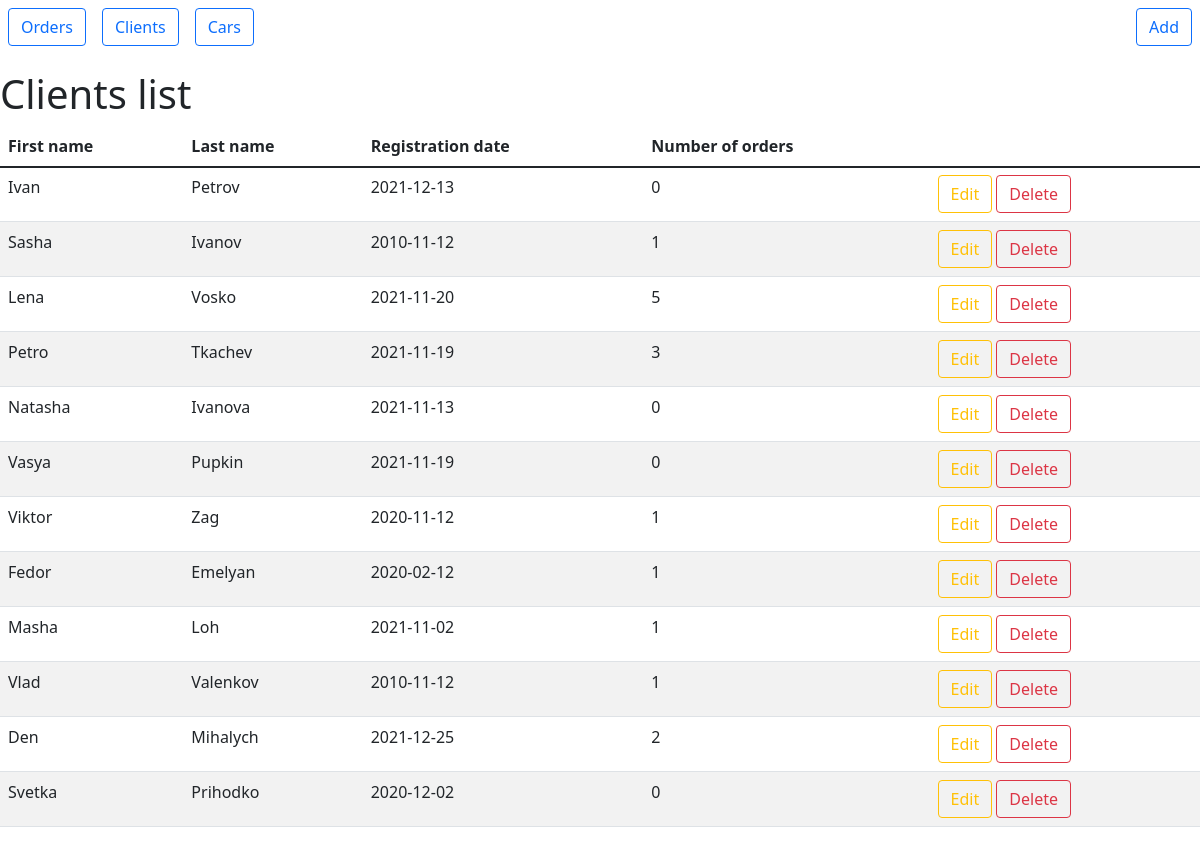
The app's page /clients-list with its own data.
### main.py (models this page shows, shortened)
class Clients(db.Model):
    id = db.Column(db.Integer, primary_key=True)
    passport_number = db.Column(db.String(30), nullable=False)
    first_name = db.Column(db.String(45), nullable=False)
    last_name = db.Column(db.String(45), nullable=False)
    registration_date = db.Column(db.String(45), nullable=False)

### main.py (the view)
@rental_cars.route('/clients-list')
def clients_list():
    g.db = sqlite3.connect('rental_cars.db')
    cur = g.db.execute("""SELECT id, first_name, last_name, registration_date, COUNT(client_id) FROM
                         (SELECT clients.*, orders.client_id FROM clients
                          LEFT JOIN orders ON clients.id = orders.client_id) GROUP BY id""")
    linked_clients = cur.fetchall()
    g.db.close()
    return render_template('clients-list.html', linked_clients=linked_clients)

### templates/clients-list.html (shortened to what this page needs)
{% extends 'documentation/html_prototype/static_prototype.html' %}
{% block nav %}
<div class="ms-auto p-2 bd-highlight"><a href="/add-client" class="btn btn-outline-primary">Add</a></div>
{% endblock %}
{% block body %}
<h1>Clients list</h1>
<table class="table table-striped table-hover">
    <thead>
        <tr>
            <th scope="col">First name</th>
            <th scope="col">Last name</th>
            <th scope="col">Registration date</th>
            <th scope="col">Number of orders</th>
        </tr>
    </thead>
    <tbody>
        <tr>
            {% for row in linked_clients %}
                <tr>
                    <td>{{ row[1] }}</td>
                    <td>{{ row[2] }}</td>
                    <td>{{ row[3] }}</td>
                    <td>{{ row[4] }}</td>
                    <td>
                        <a href="/clients-list/{{ row[0] }}/update-client" class="btn btn-outline-warning">Edit</a>
                        <a href="/clients-list/{{ row[0] }}/delete-client" class="btn btn-outline-danger" onclick="return confirm('Please confirm delete client')">Delete</a>
                    </td>
                </tr>
            {% endfor %}
        </tr>
    </tbody>
</table>
{% endblock %}

### records on screen
Clients: first_name "Ivan", last_name "Petrov", registration_date "2021-12-13", row "0"
Clients: first_name "Sasha", last_name "Ivanov", registration_date "2010-11-12", row "1"
Clients: first_name "Lena", last_name "Vosko", registration_date "2021-11-20", row "5"
Clients: first_name "Petro", last_name "Tkachev", registration_date "2021-11-19", row "3"
Clients: first_name "Natasha", last_name "Ivanova", registration_date "2021-11-13", row "0"
Clients: first_name "Vasya", last_name "Pupkin", registration_date "2021-11-19", row "0"
Clients: first_name "Viktor", last_name "Zag", registration_date "2020-11-12", row "1"
Clients: first_name "Fedor", last_name "Emelyan", registration_date "2020-02-12", row "1"
Clients: first_name "Masha", last_name "Loh", registration_date "2021-11-02", row "1"
Clients: first_name "Vlad", last_name "Valenkov", registration_date "2010-11-12", row "1"
Clients: first_name "Den", last_name "Mihalych", registration_date "2021-12-25", row "2"
Clients: first_name "Svetka", last_name "Prihodko", registration_date "2020-12-02", row "0"
